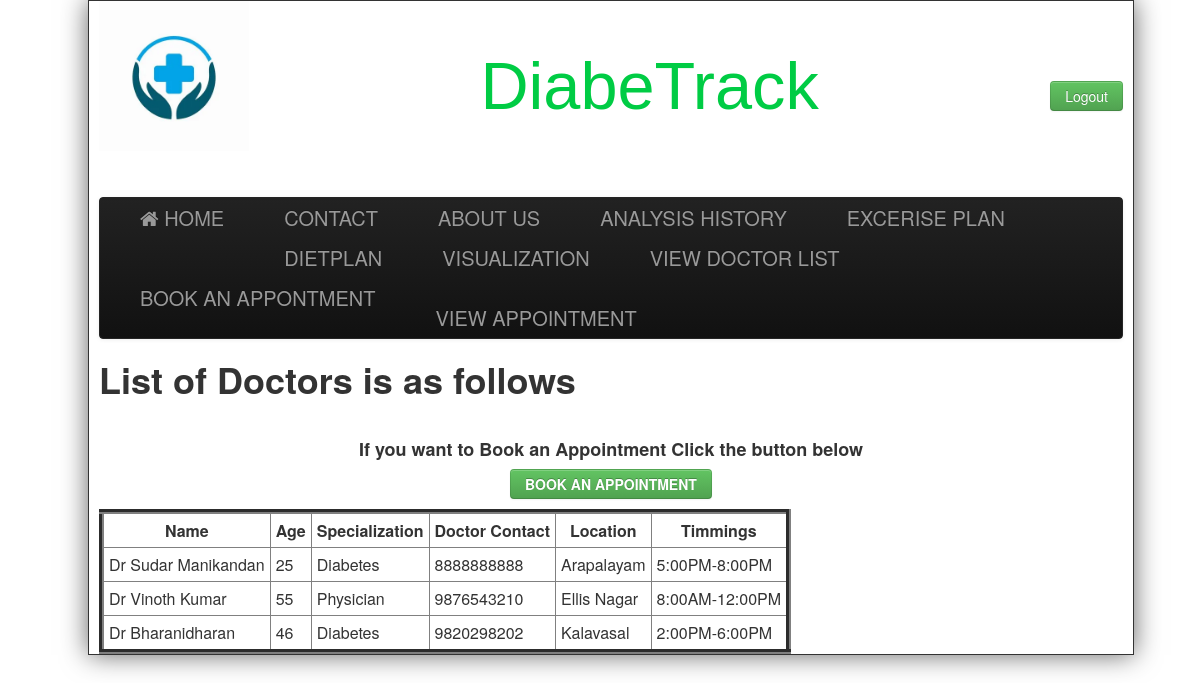
Page /viewdoc2.php on the committed database.
### tables this page shows
CREATE TABLE `doctor` (
  `Name` varchar(255) NOT NULL,
  `Age` int(11) NOT NULL,
  `Specialization` varchar(255) NOT NULL,
  `Date` varchar(255) NOT NULL,
  `Time` varchar(255) NOT NULL,
  `CCC` varchar(255) NOT NULL,
  `Location` varchar(255) NOT NULL,
  `Timmings` varchar(255) NOT NULL,
  `Login_Id` varchar(255) NOT NULL,
  `Password` varchar(255) NOT NULL
);

### viewdoc2.php (the view, shortened to what this page needs)
<html>
<head>
	<link href="css/bootstrap.min.css" rel="stylesheet" ></link>
	<link href="css/bootstrap.css" rel="stylesheet" ></link>
	<link href="css/Default.css" rel="stylesheet" >	</link>
	<link rel="stylesheet" type="text/css" href="https://stackpath.bootstrapcdn.com/font-awesome/4.7.0/css/font-awesome.min.css"></link>
	<link href="https://stackpath.bootstrapcdn.com/font-awesome/4.7.0/css/font-awesome.min.css" rel="stylesheet"></link>
</head>
<body>
<div class="wrap">
		<div class="header">
			<div style="float:left;width:150px;">
				<img src="images/logo2.jpg"/>
			</div>
			<div>
				<div style="float:right; font-size:20px;margin-top:20px;">
				<?php
			 if(isset($_SESSION['name']))
			 {
			 echo "<b>Welcome,</b>".$_SESSION['name']."&nbsp;&nbsp;&nbsp;<a href=\"logout.php\" class=\"btn btn-info\">Logout</a>";
			 }
			 else
			 {
			 ?><br><br><br>
			     <a href="index2.php?logout='1'" class="btn btn-success" >Logout</a>
			<?php } ?>
			</div>
			<div id="heading">
				<a href="#" id="title">DiabeTrack</a>
			</div>
			</div>
		</div><br><br>
		<div class="navbar navbar-inverse">
			<div class="navbar-inner">
				<div class="container" >
				<a class="brand" href="index.php" ><i class="fa fa-home" aria-hidden="true"></i>&nbsp;HOME</a>
				<a class="brand" href="contact2.php">CONTACT</a>
				<a class="brand" href="about2.php">ABOUT US </a>
				<a class="brand" href="display.php" >ANALYSIS HISTORY</a>
				<a class="brand" href="excerise.php">EXCERISE PLAN</a>
				<a class="brand" href="diet.php">DIETPLAN</a>
				<a class="brand" href="visualization.php">VISUALIZATION</a>
				<a class="brand" href="viewdoc2.php">VIEW DOCTOR LIST </a>
				<a class="brand" href="booking.php">BOOK AN APPONTMENT </a>
				<a class="brand" href="booking.php"> </a>
				<a class="brand" href="booking.php"> </a>
				<a class="brand" href="booking.php"> </a>
				<a class="brand" href="booking.php"> </a>
				<a class="brand" href="booking.php"> </a>
				<a class="brand" href="booking.php"> </a>
				<a class="brand" href="booking.php"> </a>
				<a class="brand" href="booking.php"> </a>
				<a class="brand" href="viewbooking.php">VIEW APPOINTMENT </a>
				</div>
			</div>
		</div>
<?php
include("connection.php");
$query="SELECT * FROM doctor";
$data=mysqli_query($conn,$query);
$total=mysqli_num_rows($data);
if($total !=0)
{
	?>
	<h1> List of Doctors is as follows</h1> <br>
	<table border='5' cellpadding='5' cellspacing="5" >
		<tr>
			<th> Name </th>
			<th>Age</th>
			<th>Specialization</th>
			<th>Doctor Contact</th>
			<th>Location</th>
			<th>Timmings</th>
		</tr>
	<?php
	while($result=mysqli_fetch_assoc($data))
	{
		echo "<tr>
			<td>".$result['Name']."</td>
			<td>".$result['Age']."</td>
			<td>".$result['Specialization']."</td>
			<td>".$result['CCC']."</td>
			<td>".$result['Location']."</td>
			<td>".$result['Timmings']."</td>
		</tr>";
	}
}
?>
<center>	<h4><p>If you want to Book an Appointment Click the button below</p> </h4> </center>
			<center><a href="booking.php" class="btn btn-success" ><b>BOOK AN APPOINTMENT</b></a>  </center>	</h1>
</table>

### css/Default.css (style rules this page uses)
body { width:100%; background-image:url(C:\xampp\htdocs\RNGClinic\images\back.jpg); }
.header { height: 156px; padding: 0; font-size: 14px; width:100%; }
.wrap { position:absolute; width:1024px; background-color:#FFFFFF; padding:0 10px; border:solid 1px; -o-box-shadow: 10px 10px 5px #888; -moz-box-shadow: 10px 10px 5px #888; -webkit-box-shadow: 10px 10px 5px #888; box-shadow: 0px 0px 25px #666; }
#heading { text-align:center; font-size:50pt; font-family:verdana,helvetica,arial,sans-serif; color:#993366; padding-top:35pt; line-height:normal; }
.navbar .brand { padding:10px 40px 10px; }

### viewdoc2.php (style rules this page uses)
#title { color: #00cc44; }

### rows in the picture
doctor: Name "Dr Sudar Manikandan", Age "25", Specialization "Diabetes", CCC "8888888888", Location "Arapalayam", Timmings "5:00PM-8:00PM"
doctor: Name "Dr Vinoth Kumar", Age "55", Specialization "Physician", CCC "9876543210", Location "Ellis Nagar", Timmings "8:00AM-12:00PM"
doctor: Name "Dr Bharanidharan", Age "46", Specialization "Diabetes", CCC "9820298202", Location "Kalavasal", Timmings "2:00PM-6:00PM"
